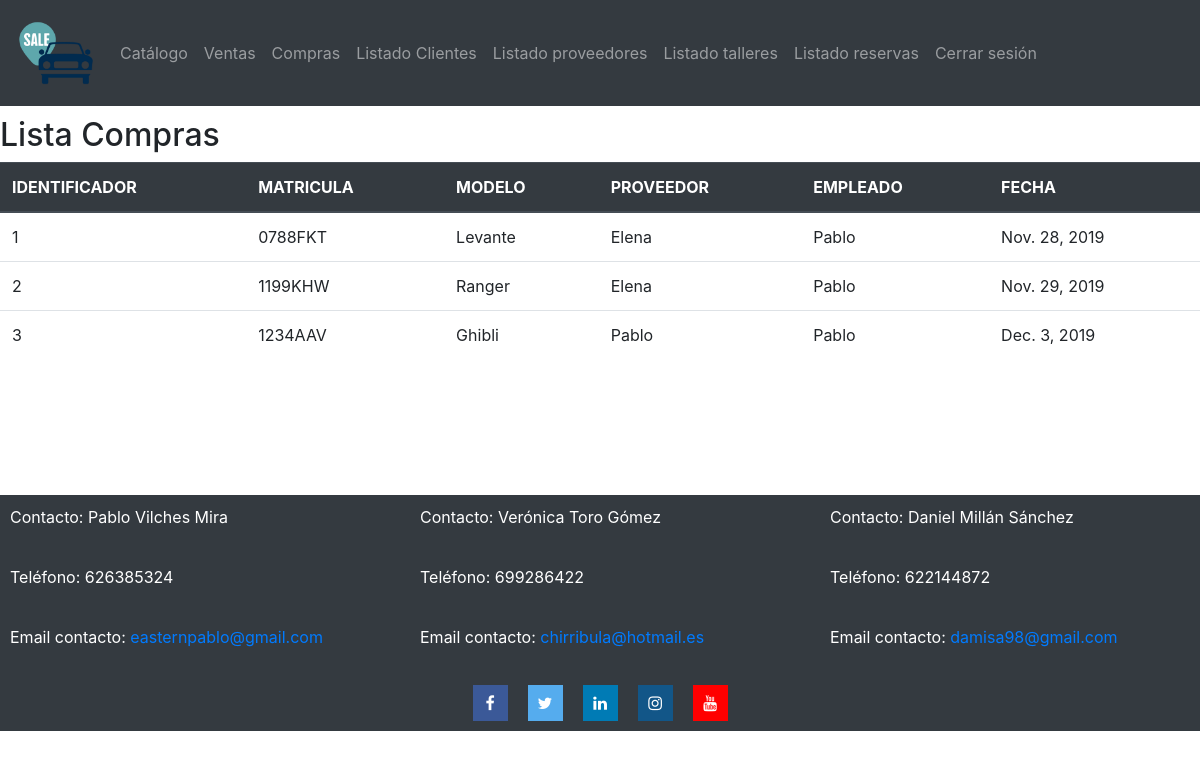
Page /concesionario/compras/realizadas/ (signed in) on the committed database.
### catalogo/models.py (models this page shows, shortened)
class Compra(models.Model):
    compra_id = models.AutoField(primary_key=True)
    coche_id = models.ForeignKey('Coche', on_delete=models.CASCADE)
    proveedor_id = models.ForeignKey('Proveedor', on_delete=models.CASCADE)
    empleado_id = models.ForeignKey('Empleado', on_delete=models.CASCADE)
    fecha = models.DateField(auto_now_add=True)

class Coche(models.Model):
    coche_id = models.AutoField(primary_key=True)
    marca_id = models.ForeignKey('Marca', on_delete=models.CASCADE)
    matricula = models.CharField(max_length=7)
    modelo = models.CharField(max_length=50)
    kilometros = models.IntegerField(validators=[MinValueValidator(500)])
    color = models.CharField(max_length=50)
    motor = models.CharField(max_length=50) # Ej: Diesel, Gasolina, Electrico,...
    tipo = models.CharField(max_length=50)  # Ej: Turismo, Monovolumen, TodoTerreno,...
    caballos = models.IntegerField(validators=[MinValueValidator(60)])
    cilindradas = models.IntegerField()
    precio = models.IntegerField(validators=[MinValueValidator(1000)])
    vendido = models.BooleanField(default=False)
    imagen = models.ImageField(upload_to="imagenes/Coches/")

class Proveedor(models.Model):
    proveedor_id = models.AutoField(primary_key=True)
    dni = models.CharField(max_length=9)
    nombre = models.CharField(max_length=50)
    apellidos = models.CharField(max_length=50)
    telefono = models.CharField(max_length=9)
    direccion = models.CharField(max_length=100)
    email = models.EmailField(max_length=50)

class Empleado(models.Model):
    empleado_id = models.AutoField(primary_key=True)
    dni = models.CharField(max_length=9)
    nombre = models.CharField(max_length=50)
    apellidos = models.CharField(max_length=50)                 #son iguales, se puede usar la misma??
    telefono = models.CharField(max_length=9)
    direccion = models.CharField(max_length=100)
    email = models.EmailField(max_length=50)
    usuario = models.ForeignKey(User, on_delete=models.CASCADE, null=True)
    puesto = models.CharField(max_length=50)

### catalogo/views.py (the view)
# urls.py: path("compras/realizadas/", views.lista_compras, name="Listado compras - Concesionario"),
@login_required(login_url="/concesionario/login")
def lista_compras(request):
    compras = Compra.objects.all()
    return render(request,"compras_realizadas.html",{"compras":compras})

### catalogo/templates/compras_realizadas.html (shortened to what this page needs)
{% extends "base.html" %}
{% block content %}
<h2>Lista Compras</h2>
<table class="table">
    <thead class="thead-dark">
        <tr>
            <th>IDENTIFICADOR</th>
            <th>MATRICULA</th>
            <th>MODELO</th>
            <th>PROVEEDOR</th>
            <th>EMPLEADO</th>
            <th>FECHA</th>
        </tr>
    </thead>
    <tbody>
        {% for compra in compras %}
        <tr>
            <td>{{compra.compra_id}}</td>
            <td>{{compra.coche_id.matricula}}</td>
            <td>{{compra.coche_id.modelo}}</td>
            <td>{{compra.proveedor_id.nombre}}</td>
            <td>{{compra.empleado_id.nombre}}</td>
            <td>{{compra.fecha}}</td>
        </tr>
        {% endfor %}
    </tbody>
</table>
{% endblock %}

### catalogo/templates/base.html (shortened to what this page needs)
{% load static %}
<!DOCTYPE html>
<html lang="es">
    <head>
        <link rel="stylesheet" href="/static/css/estilos.css">
        <link rel="stylesheet" href="https://cdnjs.cloudflare.com/ajax/libs/font-awesome/4.7.0/css/font-awesome.min.css">
        <link rel="stylesheet" href="https://maxcdn.bootstrapcdn.com/bootstrap/4.3.1/css/bootstrap.min.css">
    </head>
    <body>
        <nav class="navbar navbar-expand-sm bg-dark navbar-dark">
            <a class="navbar-brand" href="#">
                <img src="/imagenes/General/servicio-de-venta-de-autos-logo.png" alt="logo" style="width:80px;">
            </a>
            <ul class="navbar-nav">
                <li class="nav-item">
                    <a class="nav-link" href="/concesionario/marcas">Catálogo</a>
                </li>
                {% if user.is_staff %}
                <li class="nav-item">
                    <a class="nav-link" href="/concesionario/listar/ventas">Ventas</a>
                </li>
                <li class="nav-item">
                    <a class="nav-link" href="/concesionario/compras/realizadas">Compras</a>
                </li>
                <li class="nav-item">
                    <a class="nav-link" href="/concesionario/listar/clientes">Listado Clientes</a>
                </li>
                <li class="nav-item">
                    <a class="nav-link" href="/concesionario/listar/proveedores">Listado proveedores</a>
                </li>
                <li class="nav-item">
                    <a class="nav-link" href="/concesionario/listar/talleres">Listado talleres</a>
                </li>
                <li class="nav-item">
                    <a class="nav-link" href="/concesionario/listar/reservas">Listado reservas</a>
                </li>
                {% endif %}
                <li class="nav-item">
                    <a class="nav-link" href="/concesionario/logout">Cerrar sesión</a>
                </li>
            </ul>
        </nav>
        <div id="content">
            {% block content %}
            {% endblock %}
        </div>
        <footer>
            <div class="row">
                <div class="col-lg-4">
                    <p>Contacto: Pablo Vilches Mira</p>
                    <p>Teléfono: 626385324</p>
                    <p>Email contacto:
                        <a href="mailto:easternpablo@gmail.com">easternpablo@gmail.com</a>
                    </p>
                </div>
                <div class="col-lg-4">
                    <p>Contacto: Verónica Toro Gómez</p>
                    <p>Teléfono: 699286422</p>
                    <p>Email contacto:
                        <a href="mailto:chirribula@hotmail.es">chirribula@hotmail.es</a>
                    </p>
                </div>
                <div class="col-lg-4">
                    <p>Contacto: Daniel Millán Sánchez</p>
                    <p>Teléfono: 622144872</p>
                    <p>Email contacto:
                        <a href="mailto:damisa98@gmail.com">damisa98@gmail.com</a>
                    </p>
                </div>
            </div>
            <div class="redes-sociales">
                <a href="https://www.facebook.com/" class="fa fa-facebook"></a>
                <a href="https://twitter.com/" class="fa fa-twitter"></a>
                <a href="https://es.linkedin.com/" class="fa fa-linkedin"></a>
                <a href="https://www.instagram.com/" class="fa fa-instagram"></a>
                <a href="https://www.youtube.com/" class="fa fa-youtube"></a>
            </div>
        </footer>
    </body>
</html>

### catalogo/static/css/estilos.css (style rules this page uses)
div#content { display: flex; flex-direction: row; justify-content: flex-start; flex-wrap: wrap; margin-top: 10px; padding-bottom: 10%; }
footer { display: block; background-color: #343a40; left: 0; bottom: 0; width:100%; }
footer p { color: white; font: bold; padding: 10px 10px 10px 10px; }
div.redes-sociales { display: flex; flex-direction: row; flex-wrap: wrap; justify-content: center; }
.fa { padding: 10px; width: 35px; text-align: center; text-decoration: none; margin: 5px 2px; }
.fa-facebook { background: #3B5998; color: white; margin: 10px; }
.fa-twitter { background: #55ACEE; color: white; margin: 10px; }
.fa-linkedin { background: #007bb5; color: white; margin: 10px; }
.fa-instagram { background: #125688; color: white; margin: 10px; }
.fa-youtube { background: red; color: white; margin: 10px; }

### rows in the picture
Compra: compra_id "1", coche_id.matricula "0788FKT", coche_id.modelo "Levante", proveedor_id.nombre "Elena", empleado_id.nombre "Pablo", fecha "Nov. 28, 2019"
Compra: compra_id "2", coche_id.matricula "1199KHW", coche_id.modelo "Ranger", proveedor_id.nombre "Elena", empleado_id.nombre "Pablo", fecha "Nov. 29, 2019"
Compra: compra_id "3", coche_id.matricula "1234AAV", coche_id.modelo "Ghibli", proveedor_id.nombre "Pablo", empleado_id.nombre "Pablo", fecha "Dec. 3, 2019"
